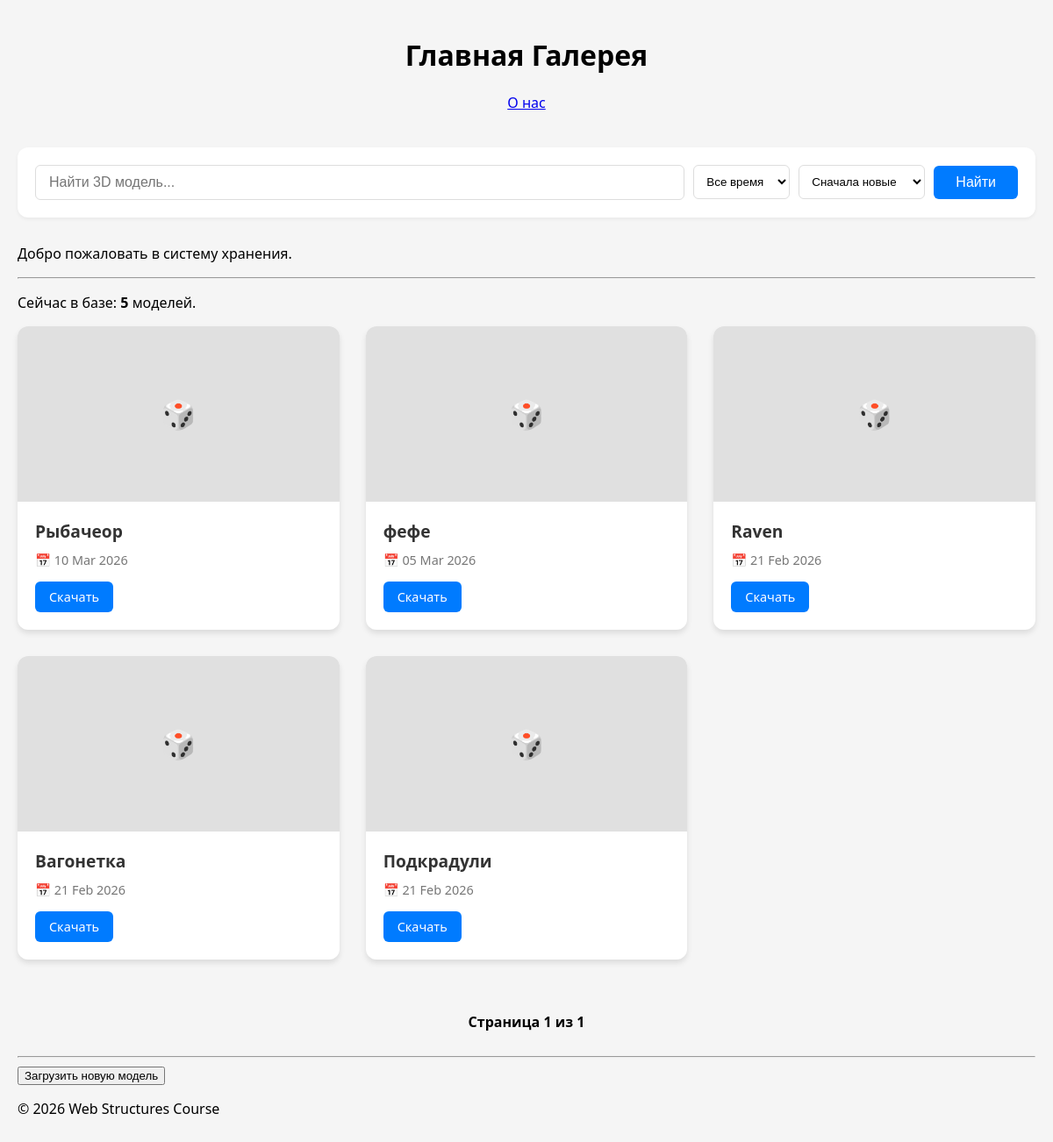
/, run on an earlier commit of the app's database.
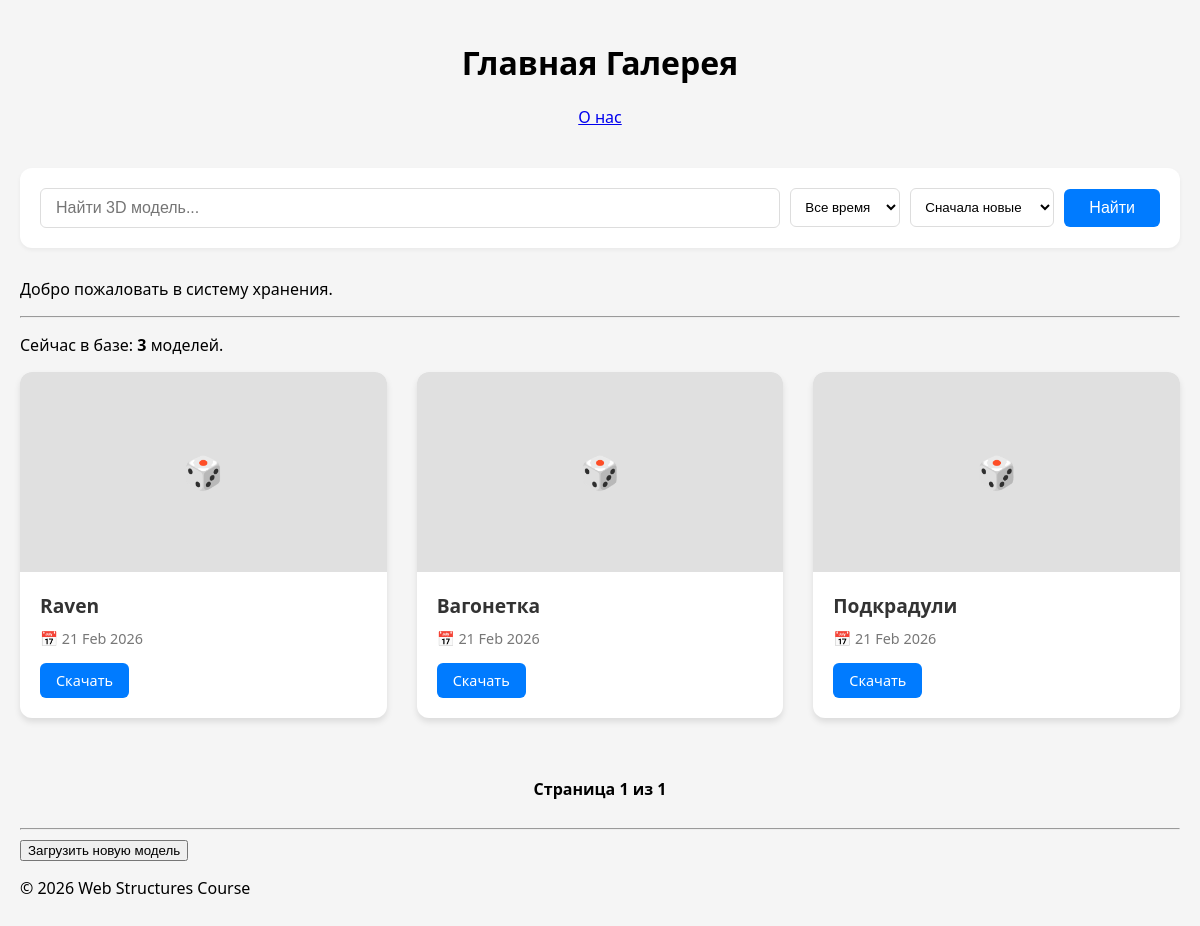
And on a later commit of the database.
### gallery/models.py (models this page shows, shortened)
class Asset(models.Model):
    title = models.CharField(max_length=200, verbose_name="Название модели")
    file = models.FileField(upload_to='3d_assets/', verbose_name="3D Файл")
    image = models.ImageField(upload_to='thumbnails/', blank=True, null=True, verbose_name="Превью")
    created_at = models.DateTimeField(auto_now_add=True, verbose_name="Дата загрузки")
    class Meta:
        verbose_name = "3D Модель"
        verbose_name_plural = "3D Модели"

### gallery/views.py (the view)
# urls.py: 2. Add a URL to urlpatterns:  path('', views.home, name='home')
def home(request):
    search_query = request.GET.get('q', '')
    ordering = request.GET.get('ordering', 'new')
    period = request.GET.get('period', '')
    assets = Asset.objects.all()
    if search_query:
        assets = assets.filter(title__icontains=search_query)
    if period == 'today':
        assets = assets.filter(created_at__date=timezone.now().date())
    elif period == 'week':
        assets = assets.filter(created_at__gte=timezone.now() - timedelta(days=7))
    elif period == 'month':
        assets = assets.filter(created_at__gte=timezone.now() - timedelta(days=30))
    if ordering == 'old':
        assets = assets.order_by('created_at')
    elif ordering == 'name':
        assets = assets.order_by('title')
    else:
        assets = assets.order_by('-created_at')
    paginator = Paginator(assets, 8)
    page_number = request.GET.get('page')
    page_obj = paginator.get_page(page_number)
    for asset in page_obj:
        try:
            asset.file_size = asset.file.size if asset.file and os.path.exists(asset.file.path) else None
        except Exception:
            asset.file_size = None
    context_data = {
        'page_title': 'Главная Галерея',
        'page_obj': page_obj,
        'models_count': assets.count(),
    }
    return render(request, 'gallery/index.html', context_data)

### gallery/templates/gallery/index.html (shortened to what this page needs)
<!DOCTYPE html>
{% load static %}
{% load gallery_extras %}
<html lang="ru">
<head>
    <link rel="stylesheet" href="{% static 'gallery/style.css' %}">
</head>
<body>
    <header>
        <h1>{{ page_title }}</h1>
        <nav>
            <a href="/about/">О нас</a>
        </nav>
    </header>
    <main>
        <div class="toolbar">
            <form action="{% url 'home' %}" method="get" style="display: flex; width: 100%; gap: 10px; align-items: center;">
                <input type="text" name="q" class="search-input"
                       placeholder="Найти 3D модель..."
                       value="{{ request.GET.q|default:'' }}">
                <select name="period" class="sort-select" onchange="this.form.submit()">
                    <option value="" {% if not request.GET.period %}selected{% endif %}>Все время</option>
                </select>
                <select name="ordering" class="sort-select" onchange="this.form.submit()">
                    <option value="new" {% if request.GET.ordering == 'new' %}selected{% endif %}>Сначала новые</option>
                </select>
                <button type="submit" class="search-btn">Найти</button>
            </form>
        </div>
        <p>Добро пожаловать в систему хранения.</p>
        <hr>
        {% if models_count > 0 %}
            <p>Сейчас в базе: <b>{{ models_count }}</b> моделей.</p>
        {% else %}
            <p>База пуста. Загрузите что-нибудь!</p>
        {% endif %}
        <div class="gallery-grid">
            {% for asset in page_obj %}
            <div class="asset-card">
                <div class="card-preview js-load-3d"
                     id="model-container-{{ asset.id }}"
                     data-url="{{ asset.file.url }}"
                >
                    {% if asset.image %}
                        <div class="play-btn">▶</div>
                    {% else %}
                        <span style="font-size: 2rem;">🎲</span>
                    {% endif %}
                </div>
                <div class="card-info">
                    <h3 class="card-title">{{ asset.title }}</h3>
                    <div class="card-meta">
                        <span>📅 {{ asset.created_at|date:"d M Y" }}</span>
                    </div>
                    {% if asset.file %}
                        <a href="{{ asset.file.url }}" class="btn" download>Скачать</a>
                    {% else %}
                        <span style="color: red;">Файл потерян</span>
                    {% endif %}
                </div>
            </div>
            {% endfor %}
        </div>
        <div class="pagination">
            <span class="step-links">
                <span class="current">
                    Страница {{ page_obj.number }} из {{ page_obj.paginator.num_pages }}
                </span>
            </span>
        </div>
        <hr>
        <div>
            <a href="{% url 'upload' %}">
                <button>Загрузить новую модель</button>
            </a>
        </div>
    </main>
    <footer>
        <p>&copy; 2026 Web Structures Course</p>
    </footer>
</body>
</html>

What changed in the data, as far as the page shows it:
removed Asset: title "Рыбачеор", created_at "10 Mar 2026"
removed Asset: title "фефе", created_at "05 Mar 2026"
Also different on the page:
{{ models_count }}: "5" → "3"
